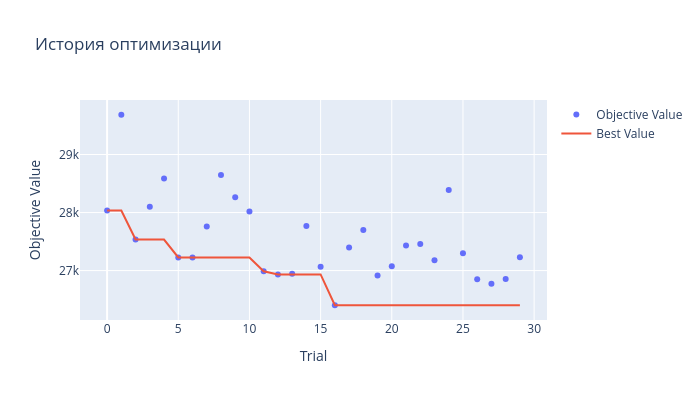
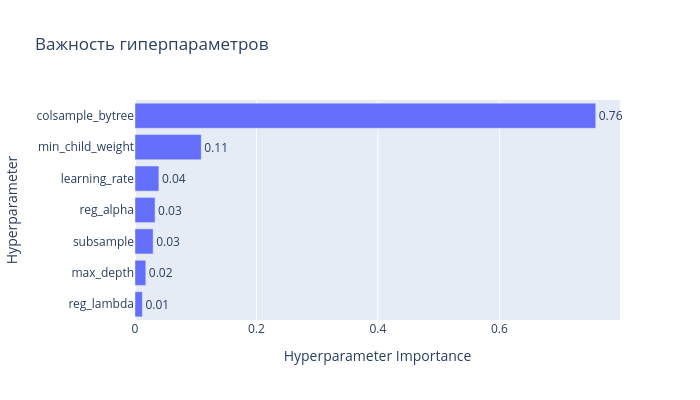

Notebook source saved alongside these figures, in order:
### Markdown cell above
#### Визуализация

### Code cell
# import optuna.visualization as vis
# import plotly.io as pio
# def visualize_optuna_results(study):
#     # 1. История оптимизации
#     fig1 = vis.plot_optimization_history(study)
#     fig1.update_layout(title='История оптимизации', height=400, width=700)
#     fig1.show()
#     # 2. Важность гиперпараметров
#     fig2 = vis.plot_param_importances(study)
#     fig2.update_layout(title='Важность гиперпараметров', height=400, width=700)
#     fig2.show()
# visualize_optuna_results(study_has)

### Figure 1 — Plotly figure (JSON) as saved in the notebook; plotly's stock layout.template omitted (floating-point values rounded to 4 significant figures)
{"data": [{"mode": "markers", "name": "Objective Value", "type": "scatter", "x": [0, 1, 2, 3, 4, 5, 6, 7, 8, 9, 10, 11, 12, 13, 14, 15, 16, 17, 18, 19, 20, 21, 22, 23, 24, 25, 26, 27, 28, 29], "y": [28030.0, 29690.0, 27540.0, 28100.0, 28590.0, 27230.0, 27230.0, 27760.0, 28650.0, 28260.0, 28020.0, 26990.0, 26930.0, 26950.0, 27770.0, 27060.0, 26400.0, 27400.0, 27700.0, 26920.0, 27080.0, 27430.0, 27460.0, 27180.0, 28390.0, 27300.0, 26850.0, 26770.0, 26850.0, 27230.0]}, {"mode": "lines", "name": "Best Value", "type": "scatter", "x": [0, 1, 2, 3, 4, 5, 6, 7, 8, 9, 10, 11, 12, 13, 14, 15, 16, 17, 18, 19, 20, 21, 22, 23, 24, 25, 26, 27, 28, 29], "y": [28030.0, 28030.0, 27540.0, 27540.0, 27540.0, 27230.0, 27230.0, 27230.0, 27230.0, 27230.0, 27230.0, 26990.0, 26930.0, 26930.0, 26930.0, 26930.0, 26400.0, 26400.0, 26400.0, 26400.0, 26400.0, 26400.0, 26400.0, 26400.0, 26400.0, 26400.0, 26400.0, 26400.0, 26400.0, 26400.0]}, {"marker": {"color": "#cccccc"}, "mode": "markers", "name": "Infeasible Trial", "showlegend": false, "type": "scatter", "x": [], "y": []}], "layout": {"height": 400, "title": {"text": "История оптимизации"}, "width": 700, "xaxis": {"title": {"text": "Trial"}}, "yaxis": {"title": {"text": "Objective Value"}}}}

### Figure 2 — Plotly figure (JSON) as saved in the notebook; plotly's stock layout.template omitted (floating-point values rounded to 4 significant figures)
{"data": [{"cliponaxis": false, "hovertemplate": ["reg_lambda (FloatDistribution): 0.012148458148867777<extra></extra>", "max_depth (IntDistribution): 0.01780764475189701<extra></extra>", "subsample (FloatDistribution): 0.02988200126611851<extra></extra>", "reg_alpha (FloatDistribution): 0.03302804146692246<extra></extra>", "learning_rate (FloatDistribution): 0.03934082720521064<extra></extra>", "min_child_weight (IntDistribution): 0.10911825502951018<extra></extra>", "colsample_bytree (FloatDistribution): 0.7586747721314734<extra></extra>"], "name": "Objective Value", "orientation": "h", "text": ["0.01", "0.02", "0.03", "0.03", "0.04", "0.11", "0.76"], "textposition": "outside", "type": "bar", "x": [0.01215, 0.01781, 0.02988, 0.03303, 0.03934, 0.1091, 0.7587], "y": ["reg_lambda", "max_depth", "subsample", "reg_alpha", "learning_rate", "min_child_weight", "colsample_bytree"]}], "layout": {"height": 400, "title": {"text": "Важность гиперпараметров"}, "width": 700, "xaxis": {"title": {"text": "Hyperparameter Importance"}}, "yaxis": {"title": {"text": "Hyperparameter"}}}}
